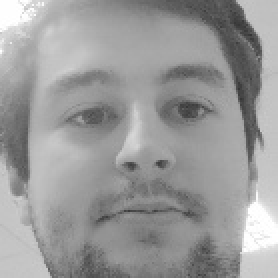
#> input picture temp/06.jpg, 139 x 139 px (shown 2 times larger)
$ python -i group_Crop_Face_model.py   (imports and definitions only)
#> lines starting #> are read from the running program, lines starting #| are printed output that depends on the picture
#> further down, picture is the input picture: shape (139, 139, 3); min 53, max 255, mean 154.7
# -*- coding: utf-8 -*-

import numpy as np
import cv2
from matplotlib import pyplot as plt
#from mtcnn import MTCNN


#Ceci est une ebauche pour la localisation de visage

# reading an image
# [1 line not run here, left out]

def crop(im):
    # Redimensionnez l'image à la nouvelle taille
    nouvelle_longueur = 300
    ratio=nouvelle_longueur/im.shape[1]
#> ratio = 2.16
    nouvelle_largeur=int(im.shape[0]*ratio)
#> nouvelle_largeur = 300
    image_redimensionnee = cv2.resize(im, (nouvelle_longueur,nouvelle_largeur))

    im = image_redimensionnee
    # Charger le classificateur de visages pré-entrainé
    face_cascade = cv2.CascadeClassifier(cv2.data.haarcascades + 'haarcascade_frontalface_default.xml')
    gray = cv2.cvtColor(im, cv2.COLOR_BGR2GRAY)

    try:
        # Détecter les visages dans l'image
        faces = face_cascade.detectMultiScale(gray, scaleFactor=1.1, minNeighbors=5, minSize=(30, 30))
#> faces = [[22, 22, 257, 257]]
        if not(faces):
            raise Exception("Une erreur s'est produite : pas de détection de visage", 500)

    except Exception as e:
        # Gérer l'exception
        print(f"Erreur : {e}")

    # Parcourir la liste des visages détectés et les afficher
    for (x, y, w, h) in faces:
        # Dessiner un rectangle autour du visage
        cv2.rectangle(im, (x, y), (x + w, y + h), (255, 0, 0), 2)

        # Récupérer la région d'intérêt (ROI) du visage
        face_roi = gray[y:y + h, x:x + w]

        # Afficher le visage
        cv2.imshow('Face', face_roi)
        cv2.waitKey(0)  # Attendre une touche pour passer au visage suivant
        cv2.destroyAllWindows()
#> this loop made 1 pass
#> pass 1, in crop, `face_roi = gray[y:y + h, x:x + w]`:
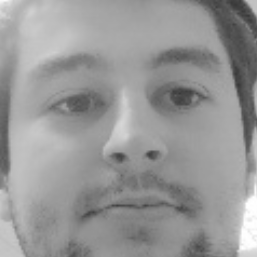
#> face_roi: shape (257, 257); min 57, max 255, mean 150.9
#> after the loop:
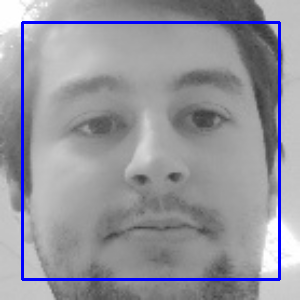
#> im: shape (300, 300, 3); mean B, G, R 158, 149.3, 149.3
    return faces

>>> import cv2
>>> picture = cv2.imread('temp/06.jpg')
>>> result = crop(picture)
#> result = [[22, 22, 257, 257]]
